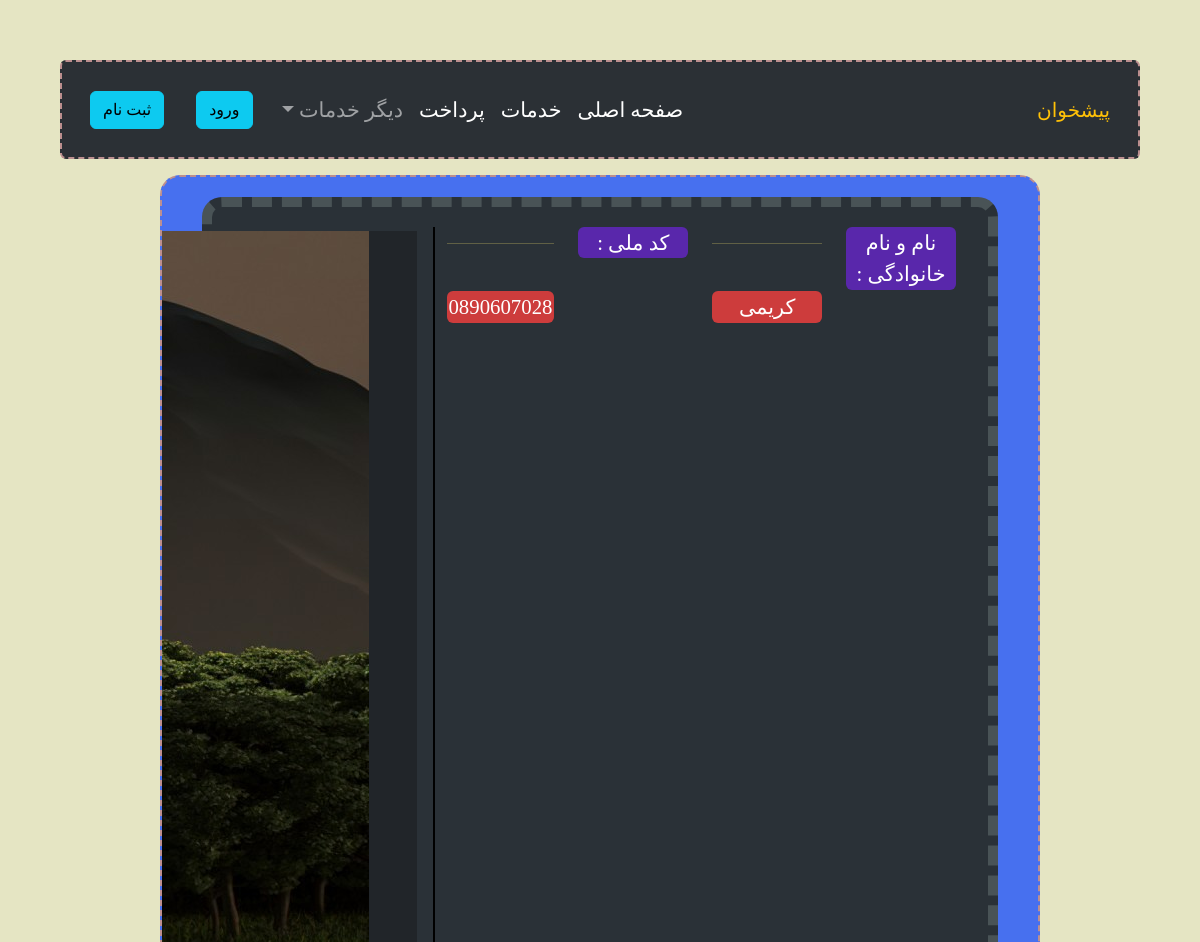
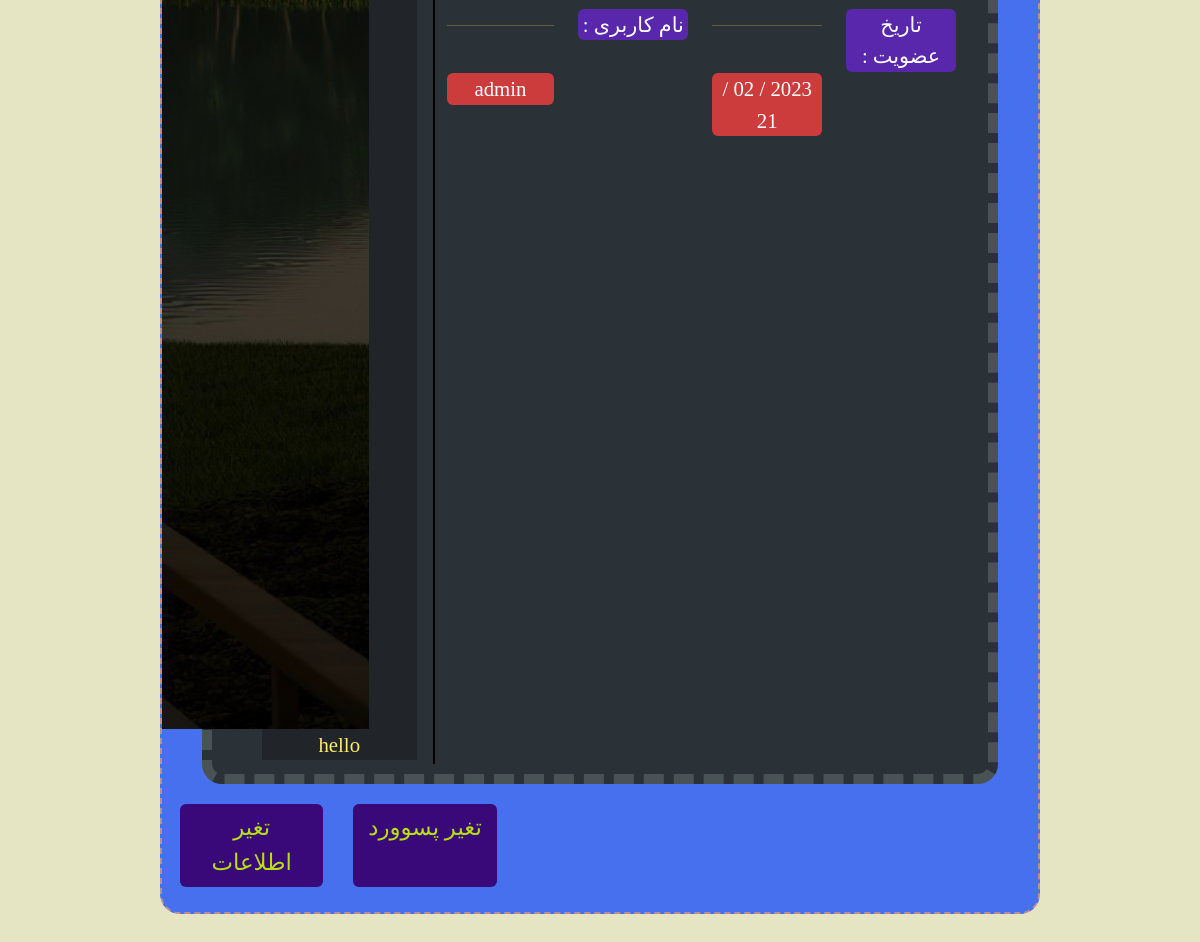
/accounts/employee/4/, run on the app's committed database (2 pictures, top to bottom).
### accounts/models.py (models this page shows, shortened)
class employee(models.Model):
    class Mete:
        verbose_name = "کارمند"
        verbose_name_plural = "کارمند"
        pass
    user = models.OneToOneField(User, verbose_name="کاربر", on_delete=models.CASCADE, null=False)
    id_code = models.CharField("کدملی", null=False, blank=False, max_length=10, default=1010)
    l_name = models.CharField("نام خانوادگی", max_length=30, null=False, auto_created=False)
    join_time = models.DateTimeField("زمان عضویت", auto_now_add=True)
    def user_directory_path(instance, filename):
        return 'user/employees/{0}_{1}'.format(instance.id_code, filename)
    picture = models.ImageField("تصویر", upload_to=user_directory_path, null=True,
                                help_text="لطفا یک عکس با  فامیل خود آپلود کنید")
    pass

### accounts/views.py (the view)
# urls.py: path('employee/<int:employee_id>/', views.Employee, name='employee'),
def Employee(request, employee_id):
    obj = employee.objects.get(pk=employee_id)
    context = {
        'obj': obj
    }
    return render(request, 'accounts/employee.html', context)

### accounts/templates/accounts/employee.html (shortened to what this page needs)
{% extends "accounts/Base_template_accounts.html" %}
{% block main-content %}
    <div class="main-div">
        <div class="second-div text-center row ">
            <div class="col-md-9 row data">
                <div class="col-3">
                    <p class=" divlabel rounded">نام و نام خانوادگی : </p>
                </div>
                <div class="col-md-3 "><hr><br>
                    <P class="divans rounded">{{ obj.l_name}}</P>
                </div>
                <div class="col-md-3">
                    <p class=" divlabel rounded"> کد ملی  :</p>
                </div>
                <div class="col-md-3 endcolumn"><hr></br>
                    <p class="divans rounded">{{ obj.id_code }}</p>
                </div>
                <div class="col-md-3">
                    <p class=" divlabel rounded"> تاریخ عضویت  :</p>
                </div>
                <div class="col-md-3"><hr><br>
                   <p class="divans rounded">{{ obj.join_time|date:"Y / m / d"}}</p>
                </div>
                <div class="col-md-3">
                   <p class=" divlabel rounded"> نام کاربری :</p>
                </div>
                <div class="col-md-3 endcolumn"><hr><br>
                   <p class="divans rounded">{{ obj.user.username}}</p>
                </div>
            </div>
            <div class="col-md-3">
                <div class="m-1 px-5 bg-dark">
                    <img class="" src="{{ obj.picture.url }}"><br>
                    hello
                </div>
            </div>
        </div>
        <div class="row flex-row justify-content-end">
            <a class="btn change-btn col-md-2" href="#">تغیر پسوورد</a>
            <a class="btn change-btn col-md-2" href="#">تغیر اطلاعات</a>
        </div>
    </div>
{% endblock %}

### accounts/Static/accounts/css/main.css (style rules this page uses)
body { margin: 60px; background-color: #e5e5c3; padding: 0px ; font-size: 130%; font-family: "Times New Roman", Tahoma; }
.endcolumn { border-left: 2px solid black; }
.main-div { margin-right: 100px; border: 2px dashed rosybrown; margin-left: 100px; padding: 20px; background-color: #4770ef; color: #FFEB70; overflow: auto; min-width: 20cm; text-overflow: ellipsis; border-radius: 20px; }
.second-div { background-color: #2a3137; padding: 20px 20px 10px 10px; border-radius: 20px; margin:0 20px ; border: 10px dashed #495356; }
.data { min-width: 10px; overflow: auto; text-overflow: revert; }
.divlabel { color:white; overflow: auto; text-overflow: ellipsis; background-color: rgb(89, 39, 171); }
.divans { color: white; overflow: auto; text-overflow: ellipsis; background-color: #cd3c3c }
.change-btn { margin: 20px 20px 5px 10px; color: #b8df10; font-size: 110%; background-color: #390879; }

### data on the page
employee: l_name "کریمی", id_code "0890607028", join_time "2023 / 02 / 21", user.username "admin", picture (picture)
